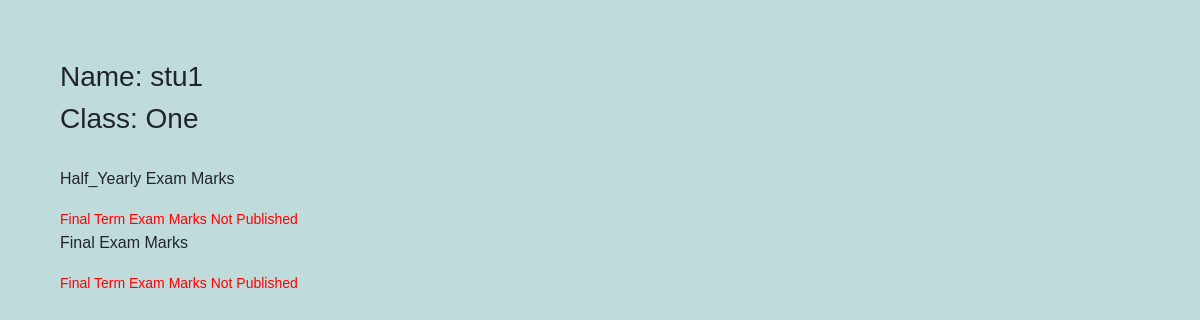
The app's page /viewresult/1, older data.
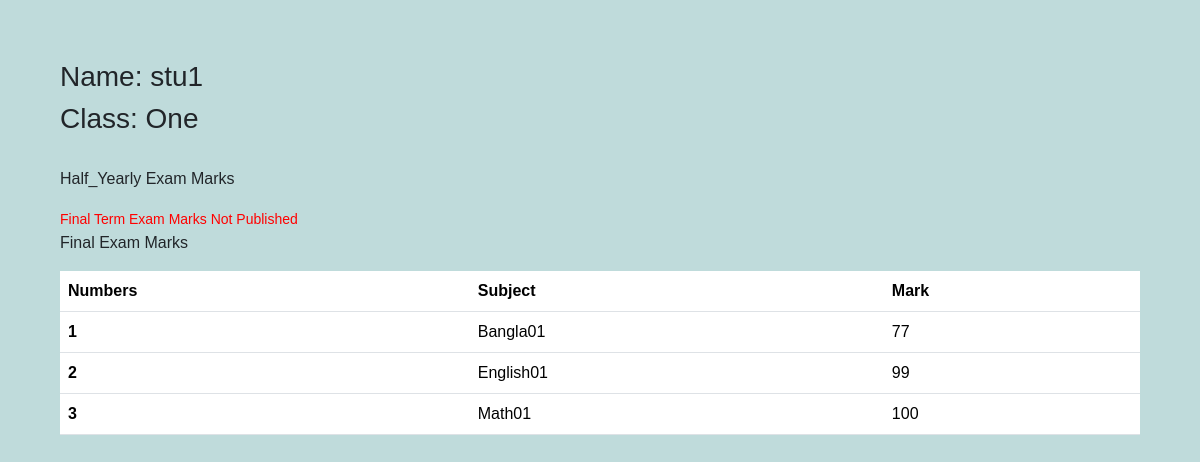
The same page, newer data.
### student/models.py (models this page shows)
class Mark(models.Model):
    term = models.ForeignKey(ExamType,on_delete=models.CASCADE)
    student = models.ForeignKey(Student,on_delete=models.CASCADE)
    subject =models.ForeignKey(Subject,on_delete=models.CASCADE)
    mark = models.PositiveSmallIntegerField()

### academic/models.py (models this page shows)
class Subject(PreModel):
    which_class = models.ForeignKey(Class,on_delete=models.CASCADE,related_name='which_class')
    subject_name = models.CharField(max_length=255)
    subject_teacher = models.ForeignKey(Teacher,on_delete=models.SET_NULL,null=True,blank=True)
    def __str__(self) -> str:
        return f'{self.subject_name}'

### student/views.py (the view)
# urls.py: path('viewresult/<int:student_id>',view_result,name='view_result'),
def view_result(request,student_id):
    student = Student.objects.get(id=student_id)
    half_Yearly_exam_marks = Mark.objects.filter(student__id=student_id,term__id=1)
    final_exam_marks = Mark.objects.filter(student__id=student_id,term__id=2)
    half_Yearly_exam_marks=None
    context = {
        'half_Yearly_exam_marks':half_Yearly_exam_marks,
        'student':student,
        'final_exam_marks':final_exam_marks
    }
    return render(request,'get_result.html',context)

### academic/models.py (called while the page is built)
    def __str__(self) -> str:
        return self.class_name

### template/get_result.html
{% extends 'base.html' %}
{% block content %}
<h3>Name: {{ student.name }}</h3>
<h3>Class: {{ student.which_class}} </h3><br>
<p>Half_Yearly Exam Marks</p>
{% if half_Yearly_exam_marks %}
<table class="table">
    <thead>
      <tr>
        <th scope="col">Numbers</th>
        <th scope="col">Subject</th>
        <th scope="col">Mark</th>
      </tr>
    </thead>
    <tbody>
      {% for mark in half_Yearly_exam_marks %}
      <tr>
        <th scope="row">{{ forloop.counter }}</th>
        <td>{{mark.subject}}</td>
        <td>{{mark.mark}}</td>
      </tr>
      {% endfor %}
    </tbody>
  </table>
  {% else %}
  <small style="color: red;">Final Term Exam Marks Not Published </small>
  {% endif %}
<p>Final Exam Marks</p>
{% if final_exam_marks %}
<table class="table">
    <thead>
      <tr>
        <th scope="col">Numbers</th>
        <th scope="col">Subject</th>
        <th scope="col">Mark</th>
      </tr>
    </thead>
    <tbody>
      {% for mark in final_exam_marks %}
      <tr>
        <th scope="row">{{ forloop.counter }}</th>
        <td>{{mark.subject}}</td>
        <td>{{mark.mark}}</td>
      </tr>
      {% endfor %}
    </tbody>
  </table>
  {% else %}
  <small style="color: red;">Final Term Exam Marks Not Published </small>
  {% endif %}
{% endblock %}

Row changes from the older to the newer data that the page shows:
added Mark: subject "Bangla01", mark "77"
added Mark: subject "English01", mark "99"
added Mark: subject "Math01", mark "100"
Text that changed along with them:
text no longer shown: "Final Term Exam Marks Not Published"
text now shown: "Numbers Subject Mark"
